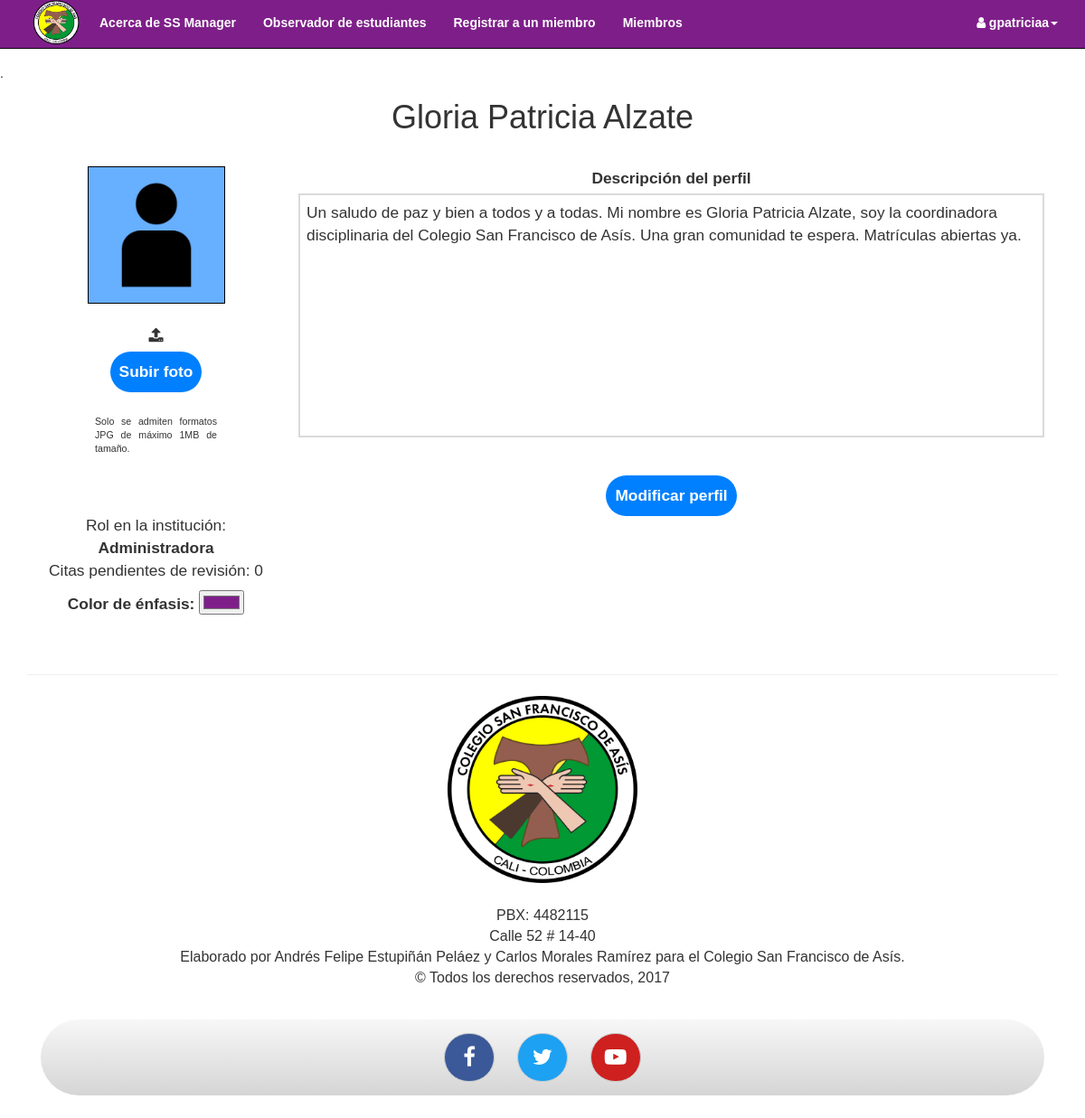
The page /profile?userid=2 (signed in) on the database its author committed.
### tables this page shows
CREATE TABLE `accounts` (
  `id` bigint(20) UNSIGNED NOT NULL,
  `username` varchar(24) DEFAULT NULL,
  `realname` text NOT NULL,
  `pswd` varchar(150) DEFAULT NULL,
  `identificacion` int(11) NOT NULL,
  `recuperacion` varchar(50) NOT NULL,
  `permission` int(1) DEFAULT '1',
  `description` varchar(1500) NOT NULL DEFAULT 'Hola, esta es la descripción de tu perfil.',
  `role` varchar(25) NOT NULL DEFAULT 'Miembro',
  `color` varchar(8) NOT NULL DEFAULT '#17750c',
  `gradedirector` varchar(5) NOT NULL DEFAULT 'Null',
  `changepswd` int(11) NOT NULL
);

### profile.php (the view, shortened to what this page needs)
<!DOCTYPE html>
<html lang="es">
<head>
    <link href="css/bootstrap.min.css" rel="stylesheet">
    <link href = "css/font-awesome/css/font-awesome.min.css" rel="stylesheet" type="text/css">
    <link href = "css/cosfa.css" rel = "stylesheet" type = "text/css">
    <link rel="stylesheet" href="//code.jquery.com/ui/1.12.1/themes/base/jquery-ui.css">
    <?php
        $result = mysql_query("SELECT * FROM `accounts` WHERE `id` = {$_GET['userid']};") or die(mysql_error());
        if(mysql_num_rows($result) >= 1) {
            $rows = mysql_fetch_array($result, MYSQL_ASSOC);
            $result = mysql_query("SELECT * FROM `dates` WHERE `teacher` = '{$rows['realname']}';");
            $dates = mysql_num_rows($result);
            $description = nl2br($rows['description']);
        }
        else {
            header("Location: 404");
        }
    ?>
</head>
<body>
    <?php
        require('css/design/nav.php');
    ?>
    <div class="container main">
        <div class="row">
            <?php
                if($_GET['userid'] == $_SESSION['userid']) {
            ?>
            <div class = "col-lg-12 text-center">
                <h1><?php echo $rows['realname'] ?></h1>
                <div class = "col-lg-3 text-center" style = "margin-top: 25px;">
                    <form class = 'form-group' method = "POST" action = "uploadphoto.php" enctype="multipart/form-data">
                        <?php if(!file_exists("img/profiles/{$_GET['userid']}.jpg")): ?>
                        <img src = 'img/usertemp.png' width = "150px" height = "150px" style = "outline: solid 1px #000;">
                        <?php else: ?>
                        <?php echo "<img src = 'img/profiles/{$_GET['userid']}.jpg' width = '150px' height = '150px' style = 'outline: solid 1px #000;'>"; ?>
                        <?php endif;?>
                        <br><br>
                        <label for = 'fotito'><span class = 'fa fa-upload' aria-hidden = 'true'></span></label><br>
                        <input type = "submit" name = "fotecha" value = 'Subir foto' id = 'subm'>
                        <p style = 'font-size: 8pt; padding-top: 25px; padding-left: 60px; padding-right: 60px; text-align: justify;'>Solo se admiten formatos JPG de máximo 1MB de tamaño.</p>
                    </form>
                    <form class = "form-group" id = "editarperfil" method = "POST">
                    <?php
                        echo
                        "
                            <br><br><p style = 'text-align: center;'>Rol en la institución: <br><b>{$rows['role']}</b> <br>Citas pendientes de revisión: $dates</p>
                        ";
                        echo
                        "
                            <label for = 'colorcito'>Color de énfasis:</label> <input type = 'color' value = '{$rows['color']}' id = 'colorcito' name = 'colorrito'>
                        ";
                    ?>
                </div>
                <div class = "col-lg-9 text-center" style = "margin-top: 25px;">
                        <label for = "descript">Descripción del perfil</label>
                        <textarea class = "txtarea" form = "editarperfil" id = "descript" name = "descript"><?php echo $description; ?></textarea>
                        <input type = "submit" id = "subm" value = "Modificar perfil" style = "margin-top: 35px;">
                </div>
            </div>
            <?php
                }
            ?>
        </div>
        <?php
            require('css/design/foot.php');
        ?>
    </div>
</body>
</html>

### css/cosfa.css (style rules this page uses)
body { padding-top: 70px; }
div.container { font-family: Arial, sans-serif; }
div.container.main { font-size: 13pt; }
input[type = "email"], input[type = "password"], input[type = "number"], input[type = "text"], input[type="date"], textarea { border: 2px solid #dadada; outline-offset: 1px; outline-color: #cee; padding: 7px; transition: all 0.2s; }
input#subm, button.chido { padding: 10px; border: 0; background-color: #0080FF; font-weight: bold; color: #FFFFFF; border-radius: 100px; transition: all 0.5s; }

### profile.php (style rules this page uses)
.txtarea { resize: none; width: 100%; height: 270px; }

### rows shown on the page
accounts: realname "Gloria Patricia Alzate", role "Administradora", colorrito "#7e1f89", descript "Un saludo de paz y bien a todos y a todas. Mi nombre es Gloria Patricia Alzate, soy la coordinadora disciplinaria del Colegio San Francisco de Asís. Una gran comunidad te espera. Matrículas abiertas ya."

### other values the page prints
$user "gpatriciaa"
$dates "0"
